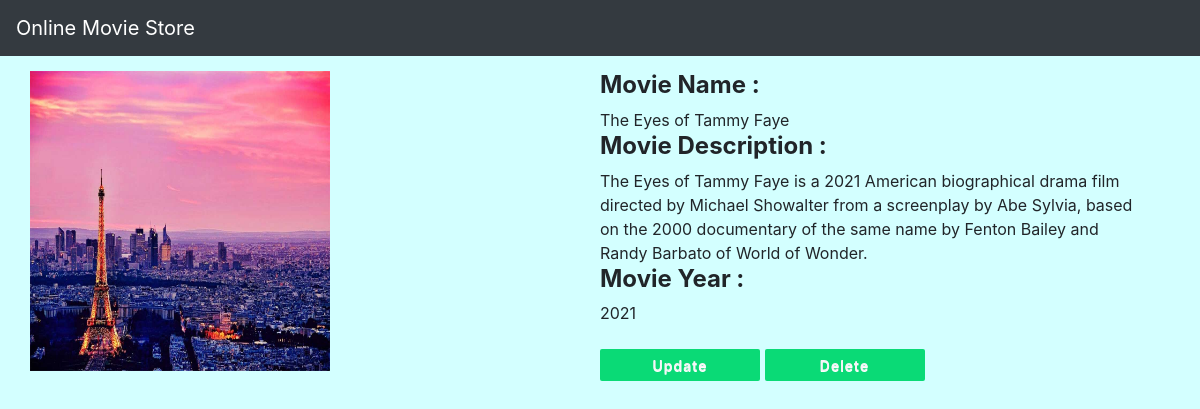
The app's page /movie/6/ with its own data.
### movieapp/models.py (models this page shows, shortened)
class Movie(models.Model):
    name=models.CharField(max_length=250)
    desc=models.TextField()
    year=models.IntegerField()
    img= models.ImageField(upload_to='gallery')

### movieapp/views.py (the view)
# urls.py: path('movie/<int:movie_id>/',views.detail,name='detail'),
def detail(request,movie_id):
    movie=Movie.objects.get(id=movie_id)
    return render(request,"detail.html",{'movie':movie})

### templates/detail.html
{% extends 'base.html' %}
{% block body %}
<div class="container index">
    <div class="row">
        <div class="col-md-6">
            <img src="{{movie.img.url}}" width="300" height="300">
        </div>
    <div class="col-md-6">
        <h4><b>Movie Name : </b></h4>{{movie.name}}
        <h4><b>Movie Description : </b></h4>{{movie.desc}}
        <h4><b>Movie Year : </b></h4>{{movie.year}}<br><br>
        <a class="btn btn-success" href="{% url 'movieapp:update' movie.id %}">Update</a>
        <a class="btn btn-danger" href="{% url 'movieapp:delete' movie.id %}">Delete</a>
    </div>
   </div>
</div>
{% endblock %}

### static/style.css (style rules this page uses)
body { background-color: rgb(211, 255, 255); }
.btn { width:160px; height:32px; outline:none; color:#f7f7f7; font-weight:bold; border:0px solid #9d58ac; text-shadow: 0px 0.5px 0.5px #fff; border-radius: 2px; font-weight: 600; color: #f6f4f7; letter-spacing: 1px; font-size:14px; background-color:#0ada76; }
.index { margin: 15px; }

### records on screen
Movie: img (picture), name "The Eyes of Tammy Faye", desc "The Eyes of Tammy Faye is a 2021 American biographical drama film directed by Michael Showalter from a screenplay by Abe Sylvia, based on the 2000 documentary of the same name by Fenton Bailey and Randy Barbato of World of Wonder.", year "2021"
